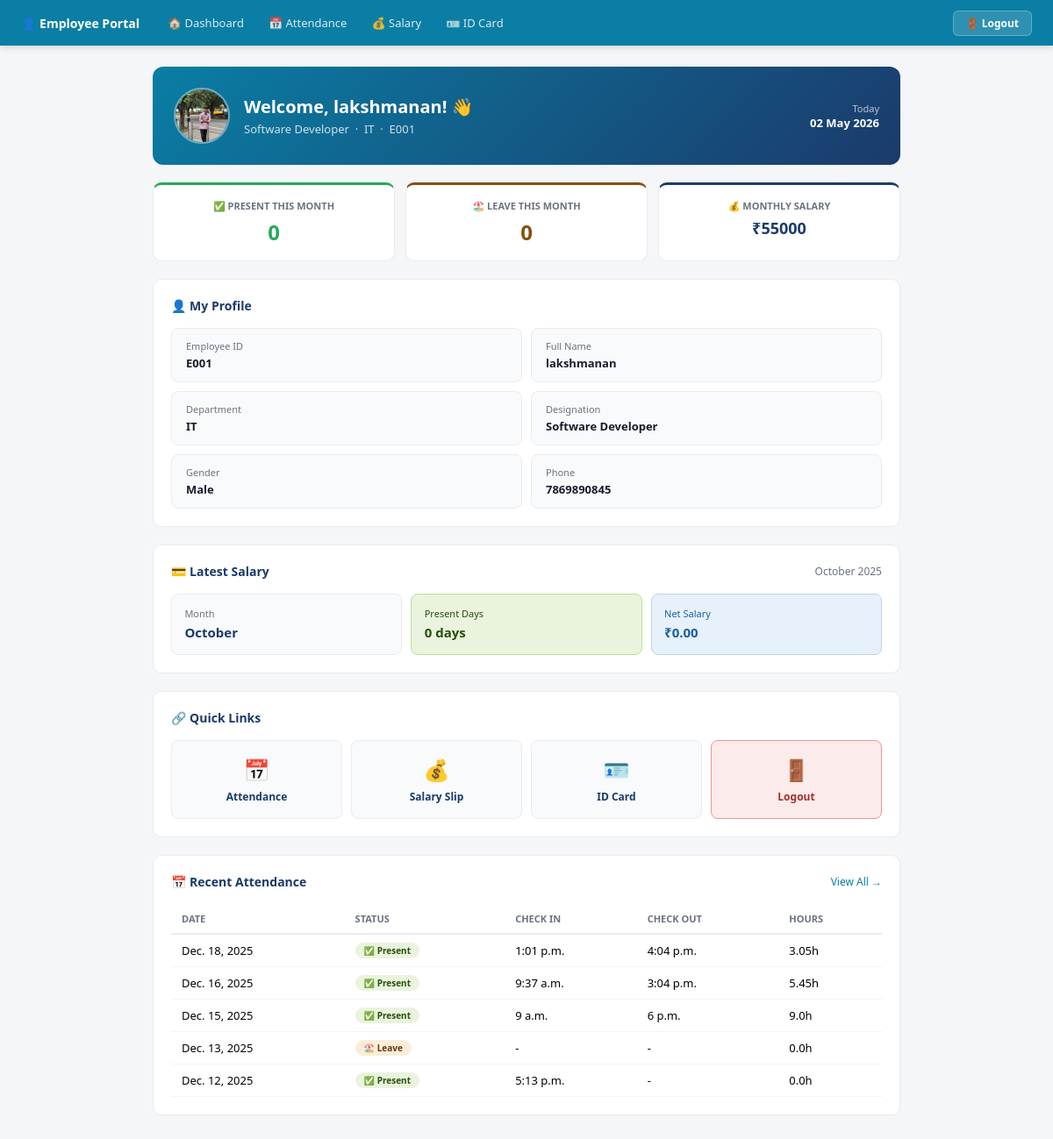
Page /emp_dashboard/ (signed in) on the earlier database version.
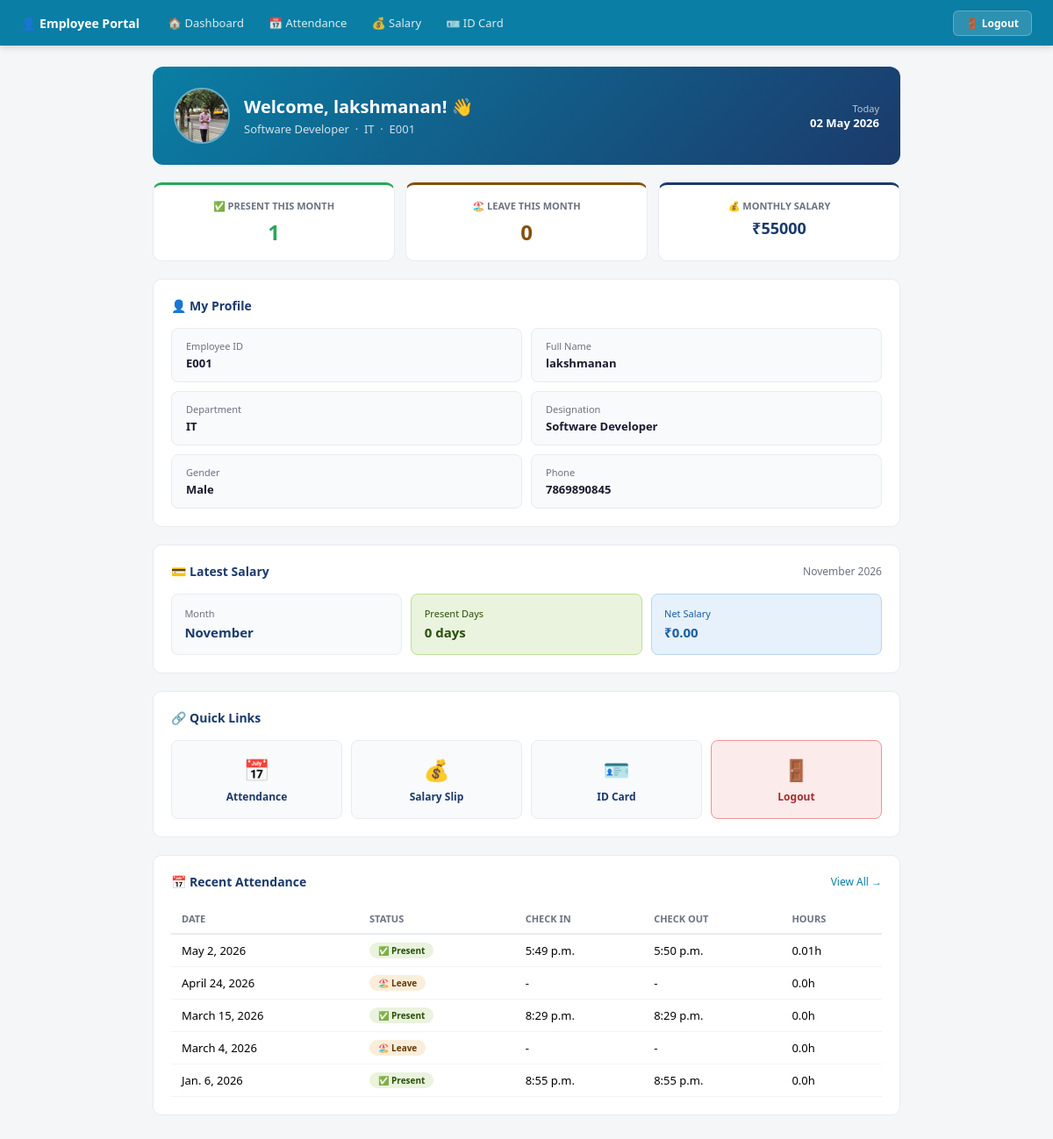
Same page on the later database version.
### app/models.py (models this page shows, shortened)
class emp_Salary(models.Model):
    employee = models.ForeignKey(Employees, on_delete=models.CASCADE)
    month = models.CharField(max_length=20)
    year = models.IntegerField()
    present_days = models.IntegerField(default=0)
    salary = models.DecimalField(max_digits=10, decimal_places=2, default=0)

class Emp_Attendance(models.Model):
    employee = models.ForeignKey(Employees, on_delete=models.CASCADE)
    date = models.DateField()
    status = models.CharField(choices=[
        ('present','Present'),('absent','Absent'),('leave','Leave')
    ], max_length=10, null=True, blank=True)
    check_in = models.TimeField(null=True, blank=True)
    check_out = models.TimeField(null=True, blank=True)
    total_hours = models.FloatField(default=0)

### app/views.py (the view, shortened to what this page needs)
# urls.py: path('emp_dashboard/', dashboard_view, name='emp_dashboard'),
@login_required
def dashboard_view(request):
    emp = Employees.objects.filter(user=request.user).first()
    today = datetime.now().date()
    att   = Emp_Attendance.objects.filter(employee=emp)
    return render(request, 'Employee/employee_dashboard.html', {
        'employee':        emp,
        'attendance_list': att.order_by('-date')[:5],
        'present_days':    att.filter(
            status__icontains="present",
            date__month=today.month,
            date__year=today.year
        ).count(),
        'absent_days':     att.filter(
            status__icontains="leave",
            date__month=today.month,
            date__year=today.year
        ).count(),
        'latest_salary':   emp_Salary.objects.filter(employee=emp).order_by('-year', '-month').first(),
    })

### app/templates/Employee/employee_dashboard.html (shortened to what the changed rows need)
<!DOCTYPE html>
<html lang="en">
<head>
</head>
<body>
<div class="content">
{% if not employee %}
<div class="no-emp">
  <div style="font-size:52px;margin-bottom:1rem">⚠️</div>
  <div style="font-size:18px;font-weight:700;color:#1B3A6B;margin-bottom:0.5rem">No Employee Record Found</div>
  <div style="font-size:13px;color:#6B7280;margin-bottom:1.5rem;line-height:1.7">
  </div>
  <a href="{% url 'employee-login' %}" style="background:#1B3A6B;color:#fff;padding:9px 24px;border-radius:7px;text-decoration:none;font-size:13px;font-weight:600">← Back to Login</a>
</div>
{% else %}
<div class="welcome">
  {% if employee.photo %}
    <img src="{{ employee.photo.url }}" style="width:64px;height:64px;border-radius:50%;object-fit:cover;border:2px solid rgba(255,255,255,0.4);flex-shrink:0">
  {% else %}
    <div class="avatar">{{ employee.name|first|upper }}</div>
  {% endif %}
  <div style="flex:1">
    <div class="welcome-name">Welcome, {{ employee.name }}! 👋</div>
    <div class="welcome-sub">{{ employee.designation }} &nbsp;·&nbsp; {{ employee.depertment }} &nbsp;·&nbsp; {{ employee.emp_id }}</div>
  </div>
  <div style="text-align:right">
    <div style="font-size:11px;color:rgba(255,255,255,0.7)">Today</div>
    <div style="font-size:13px;font-weight:600;color:#fff">{% now "d M Y" %}</div>
  </div>
</div>
<div class="stat-grid">
  <div class="stat-card" style="border-top:3px solid #27A85A">
    <div class="stat-label">✅ Present This Month</div>
    <div class="stat-val" style="color:#27A85A">{{ present_days }}</div>
  </div>
  <div class="stat-card" style="border-top:3px solid #854F0B">
    <div class="stat-label">🏖️ Leave This Month</div>
    <div class="stat-val" style="color:#854F0B">{{ absent_days }}</div>
  </div>
  <div class="stat-card" style="border-top:3px solid #1B3A6B">
    <div class="stat-label">💰 Monthly Salary</div>
    <div class="stat-val" style="font-size:18px">₹{{ employee.salary }}</div>
  </div>
</div>
<div class="card">
  <div class="card-title">👤 My Profile</div>
  <div class="info-grid">
    <div class="info-item">
      <div class="info-label">Employee ID</div>
      <div class="info-val">{{ employee.emp_id }}</div>
    </div>
    <div class="info-item">
      <div class="info-label">Full Name</div>
      <div class="info-val">{{ employee.name }}</div>
    </div>
    <div class="info-item">
      <div class="info-label">Department</div>
      <div class="info-val">{{ employee.depertment }}</div>
    </div>
    <div class="info-item">
      <div class="info-label">Designation</div>
      <div class="info-val">{{ employee.designation }}</div>
    </div>
    <div class="info-item">
      <div class="info-label">Gender</div>
      <div class="info-val">{{ employee.Gender }}</div>
    </div>
    <div class="info-item">
      <div class="info-label">Phone</div>
      <div class="info-val">{{ employee.phone }}</div>
    </div>
  </div>
</div>
{% if latest_salary %}
<div class="card">
  <div class="card-title">
    💳 Latest Salary
    <span style="font-size:12px;color:#6B7280;font-weight:400">{{ latest_salary.month }} {{ latest_salary.year }}</span>
  </div>
  <div style="display:grid;grid-template-columns:1fr 1fr 1fr;gap:10px">
    <div style="background:#F8FAFC;border:1px solid #E8ECF0;padding:0.9rem;border-radius:8px">
      <div style="font-size:11px;color:#6B7280;margin-bottom:4px">Month</div>
      <div style="font-size:15px;font-weight:600;color:#1B3A6B">{{ latest_salary.month }}</div>
    </div>
    <div style="background:#EAF3DE;border:1px solid #C0DD97;padding:0.9rem;border-radius:8px">
      <div style="font-size:11px;color:#27500A;margin-bottom:4px">Present Days</div>
      <div style="font-size:15px;font-weight:600;color:#27500A">{{ latest_salary.present_days }} days</div>
    </div>
    <div style="background:#E6F1FB;border:1px solid #B8D4F5;padding:0.9rem;border-radius:8px">
      <div style="font-size:11px;color:#185FA5;margin-bottom:4px">Net Salary</div>
      <div style="font-size:15px;font-weight:600;color:#185FA5">₹{{ latest_salary.salary }}</div>
    </div>
  </div>
</div>
{% endif %}
<div class="card">
  <div class="card-title">🔗 Quick Links</div>
  <div style="display:grid;grid-template-columns:repeat(4,1fr);gap:10px">
    <a href="{% url 'emp-attendance' %}" style="background:#F8FAFC;border:1px solid #E8ECF0;border-radius:8px;padding:1rem;text-align:center;text-decoration:none;display:block">
      <div style="font-size:24px;margin-bottom:6px">📅</div>
      <div style="font-size:12px;font-weight:600;color:#1B3A6B">Attendance</div>
    </a>
    <a href="{% url 'silp_view' %}" style="background:#F8FAFC;border:1px solid #E8ECF0;border-radius:8px;padding:1rem;text-align:center;text-decoration:none;display:block">
      <div style="font-size:24px;margin-bottom:6px">💰</div>
      <div style="font-size:12px;font-weight:600;color:#1B3A6B">Salary Slip</div>
    </a>
    <a href="{% url 'id-details' %}" style="background:#F8FAFC;border:1px solid #E8ECF0;border-radius:8px;padding:1rem;text-align:center;text-decoration:none;display:block">
      <div style="font-size:24px;margin-bottom:6px">🪪</div>
      <div style="font-size:12px;font-weight:600;color:#1B3A6B">ID Card</div>
    </a>
    <a href="{% url 'logout' %}" style="background:#FCEBEB;border:1px solid #F09595;border-radius:8px;padding:1rem;text-align:center;text-decoration:none;display:block">
      <div style="font-size:24px;margin-bottom:6px">🚪</div>
      <div style="font-size:12px;font-weight:600;color:#A32D2D">Logout</div>
    </a>
  </div>
</div>
<div class="card">
  <div class="card-title">
    📅 Recent Attendance
    <a href="{% url 'emp-attendance' %}" style="font-size:12px;color:#0A7EA4;text-decoration:none;font-weight:500">View All →</a>
  </div>
  <table class="table">
    <thead>
      <tr>
        <th>Date</th>
        <th>Status</th>
        <th>Check In</th>
        <th>Check Out</th>
        <th>Hours</th>
      </tr>
    </thead>
    <tbody>
      {% for a in attendance_list %}
      <tr>
        <td>{{ a.date }}</td>
        <td>
          {% if 'present' in a.status|lower %}
            <span class="badge" style="background:#EAF3DE;color:#27500A">✅ Present</span>
          {% elif 'absent' in a.status|lower %}
            <span class="badge" style="background:#FCEBEB;color:#A32D2D">❌ Absent</span>
          {% else %}
            <span class="badge" style="background:#FAEEDA;color:#633806">🏖️ Leave</span>
          {% endif %}
        </td>
        <td>{{ a.check_in|default:"-" }}</td>
        <td>{{ a.check_out|default:"-" }}</td>
        <td>{{ a.total_hours }}h</td>
      </tr>
      {% endfor %}
    </tbody>
  </table>
</div>
{% endif %}
</div>
</body>
</html>

Differences in the rows shown:
no longer on this page (row unchanged): emp_Salary: month "October", year "2025", present_days "0", salary "0.00"
no longer on this page (row unchanged): Emp_Attendance: date "Dec. 18, 2025", status "✅ Present", check_in "1:01 p.m.", check_out "4:04 p.m.", total_hours "3.05"
no longer on this page (row unchanged): Emp_Attendance: date "Dec. 16, 2025", status "✅ Present", check_in "9:37 a.m.", check_out "3:04 p.m.", total_hours "5.45"
no longer on this page (row unchanged): Emp_Attendance: date "Dec. 15, 2025", status "✅ Present", check_in "9 a.m.", check_out "6 p.m.", total_hours "9.0"
no longer on this page (row unchanged): Emp_Attendance: date "Dec. 13, 2025", status "🏖️ Leave", check_in "-", check_out "-", total_hours "0.0"
no longer on this page (row unchanged): Emp_Attendance: date "Dec. 12, 2025", status "✅ Present", check_in "5:13 p.m.", check_out "-", total_hours "0.0"
added emp_Salary: month "November", year "2026", present_days "0", salary "0.00"
added Emp_Attendance: date "May 2, 2026", status "✅ Present", check_in "5:49 p.m.", check_out "5:50 p.m.", total_hours "0.01"
added Emp_Attendance: date "April 24, 2026", shows "🏖️ Leave", check_in "-", check_out "-", total_hours "0.0"
added Emp_Attendance: date "March 15, 2026", status "✅ Present", check_in "8:29 p.m.", check_out "8:29 p.m.", total_hours "0.0"
added Emp_Attendance: date "March 4, 2026", shows "🏖️ Leave", check_in "-", check_out "-", total_hours "0.0"
added Emp_Attendance: date "Jan. 6, 2026", status "✅ Present", check_in "8:55 p.m.", check_out "8:55 p.m.", total_hours "0.0"
Other differences:
{{ present_days }}: "0" → "1"
